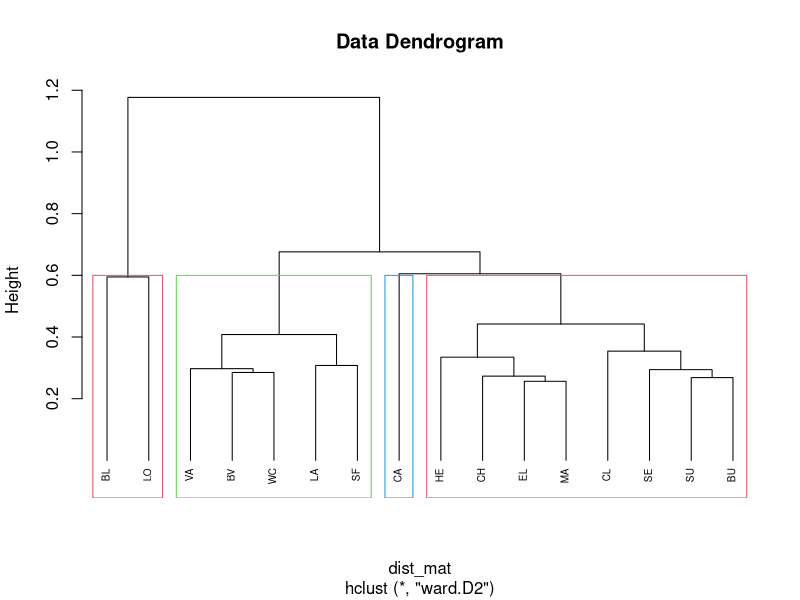
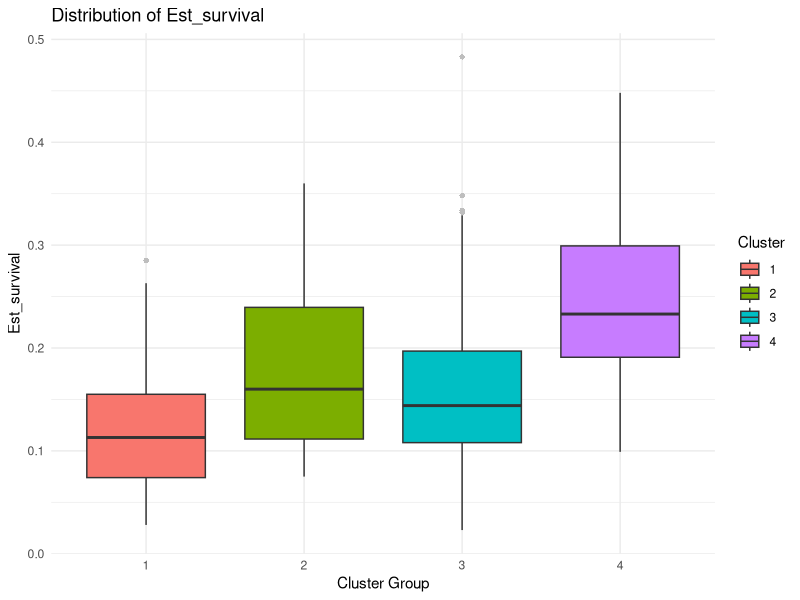
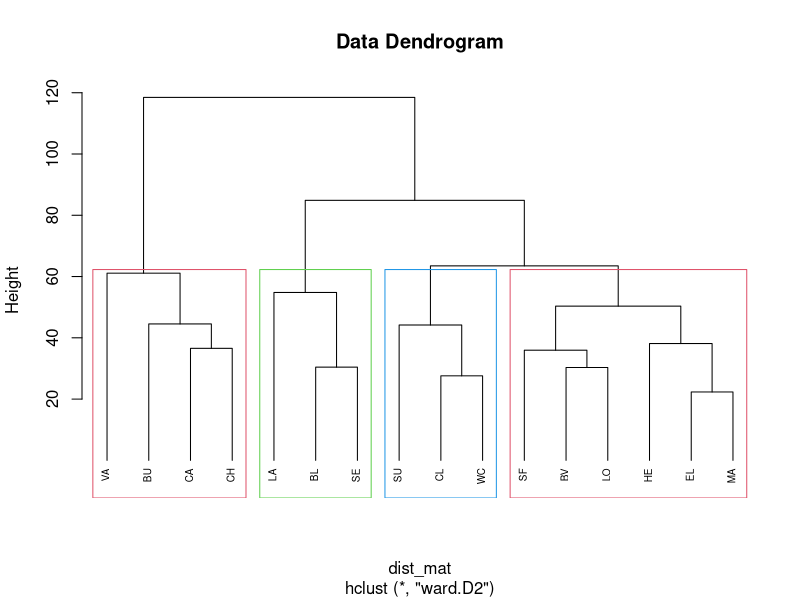
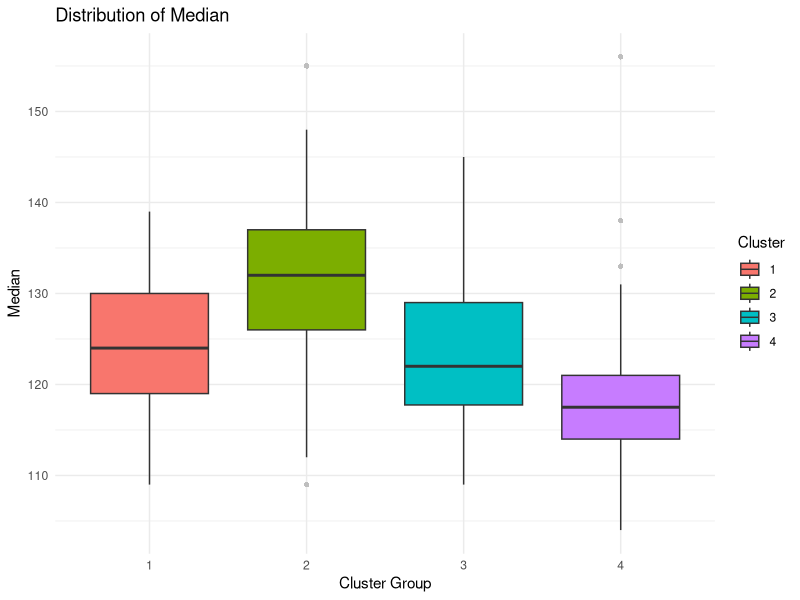
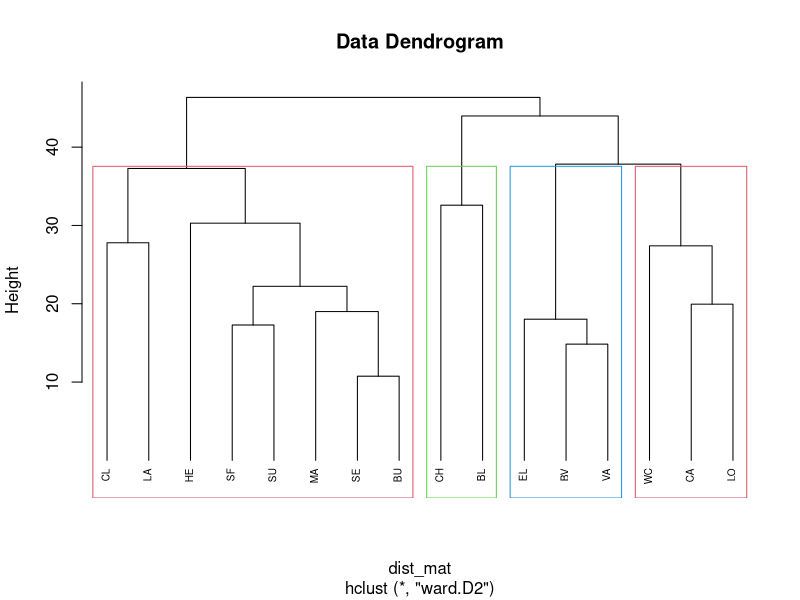
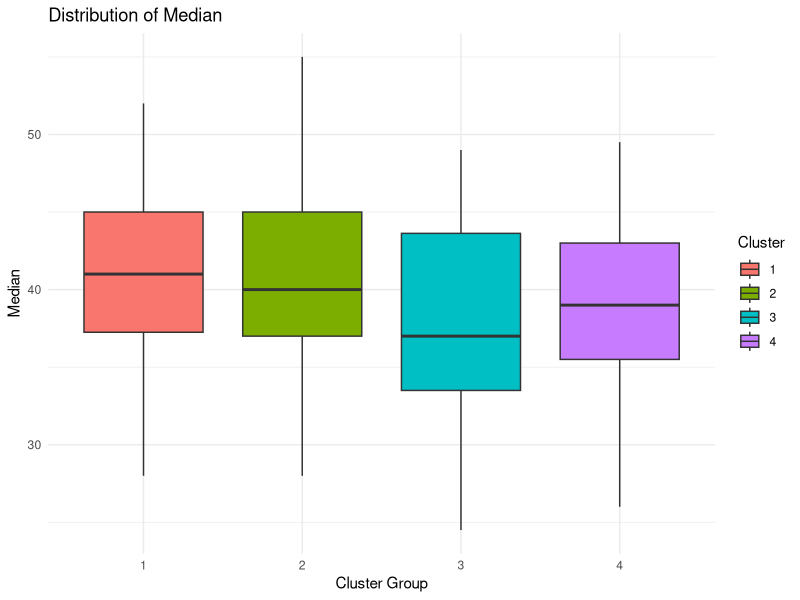

The R script that drew these images, in order:
# Basic stats

library(ggplot2)
library(rlang)
library(cluster)  
library(tidyverse) 

surv <- read.csv("data/est_survival.csv")
arriv <- read.csv("data/granite_arrival_dates.csv")
growth <- read.csv("data/growth_rates.csv")


fncCluster <- function(dat, var){
  
  # Format into year-by-sites matrix
  df <- matrix(dat[,var], ncol = length(unique(dat$Site_ID)), byrow = T)
  dimnames(df) <- list(unique(dat$Year), unique(dat$Site_ID))
  
  # Remove empty rows
  df <- subset(df, rowSums(df, na.rm = T) > 0)
  df <- t(df)
  
  # Scale the data if needed
  #df <- scale(df)
  
  # Compute dissimilarity matrix (Euclidean distance)
  dist_mat <- dist(df, method = "euclidean")
  
  # Hierarchical clustering (Ward's method)
  hc_res <- hclust(dist_mat, method = "ward.D2")
  
  # Plot the Dendrogram
  plot(hc_res, cex = 0.6, hang = -1, main = "Data Dendrogram")
  rect.hclust(hc_res, k = 4, border = 2:4) # Highlight clusters
  
  # Group populations based on the result
  site_map <- cutree(hc_res, k = 4)
  
  return(site_map)
}
  
# group populations as in Crozier and Zabel 2006's cluster analysis, then compare survival among clusters
site_map2 <- c(
  "LA" = 1, "SE" = 1, "SF" = 1, "VA" = 1,
  "CA" = 2, "HE" = 2, "EL" = 2, "MA" = 2, "BV" = 2, "CH" = 2, 
  "BU" = 3, "SU" = 3,
  "BL" = 4, "LO" = 4,
  "CL" = 5, "WC" = 5 # adding Chamberlain & WF Chamberlain (not in paper)
)

fncClusterEval <- function(dat, var, sm) {
  var_expr <- enquo(var)
  var_name <- rlang::as_label(var_expr)
  
  dat$Cluster <- as.factor(sm[dat$Site_ID])
  
  p <- ggplot(dat, aes(x = Cluster, y = {{ var }}, fill = Cluster)) +
    geom_boxplot(outlier.colour = "gray", outlier.shape = 16) +
    labs(
      title = paste("Distribution of", var_name),
      x = "Cluster Group",
      y = var_name
    ) +
    theme_minimal()
  
  print(p)
  
  cat("\n--- ANOVA Summary for:", var_name, "---\n")
  
  fit <- aov(dat[[var_name]] ~ Cluster, data = dat)
  print(summary(fit))
}

# Survival
site_map1 <- fncCluster(dat = surv, var = "Est_survival")
sort(site_map1)
fncClusterEval(dat = surv, var = Est_survival, sm = site_map1)

# Arrival timing
site_map1 <- fncCluster(dat = arriv, var = "Median")
sort(site_map1)
fncClusterEval(dat = arriv, var = Median, sm = site_map1)

# Growth
site_map1 <- fncCluster(dat = growth, var = "Median")
sort(site_map1)
fncClusterEval(dat = growth, var = Median, sm = site_map1)
